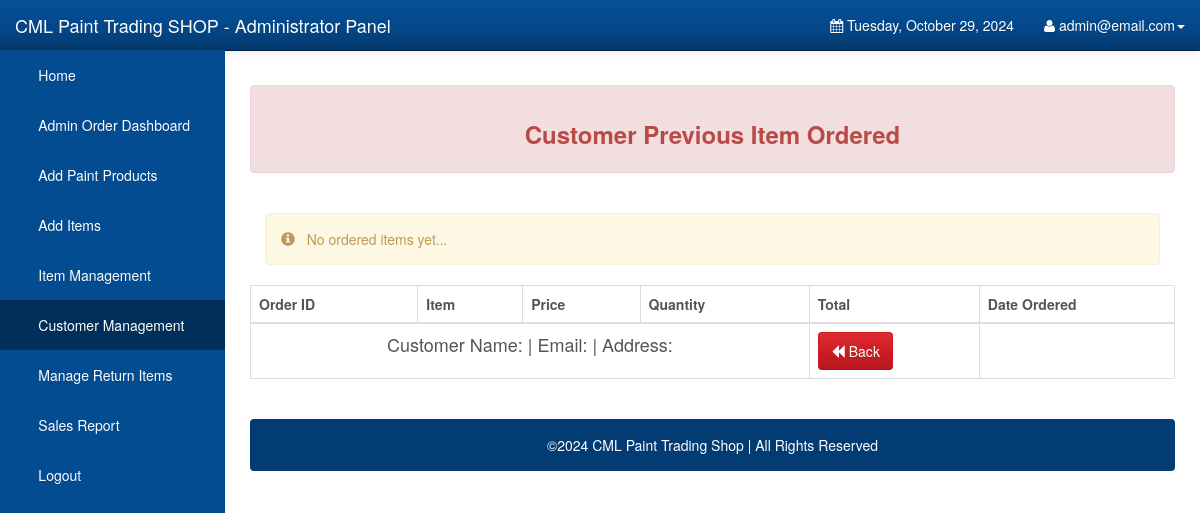
Before: /Admin/previous_orders.php?previous_id=40 (signed in) with the older database file.
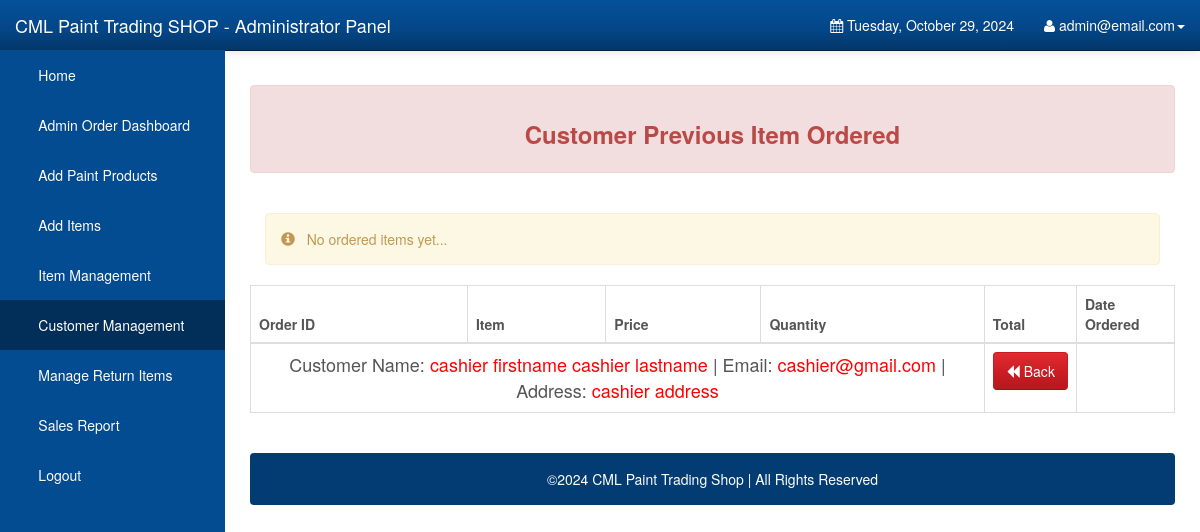
After: the same page with the newer database file.
### tables this page shows
CREATE TABLE `orderdetails` (
  `order_id` int(10) UNSIGNED NOT NULL,
  `user_id` int(11) NOT NULL DEFAULT 0,
  `order_name` varchar(1000) NOT NULL DEFAULT '',
  `order_price` double NOT NULL DEFAULT 0,
  `order_quantity` int(10) UNSIGNED NOT NULL DEFAULT 0,
  `order_total` double NOT NULL DEFAULT 0,
  `order_status` varchar(45) NOT NULL DEFAULT '',
  `order_date` date DEFAULT NULL,
  `order_pick_up` datetime(6) DEFAULT NULL,
  `order_pick_place` enum('Quezon City','Caloocan','Valenzuela','San Jose de Monte') DEFAULT NULL,
  `gl` enum('Gallon','Liter') DEFAULT NULL,
  `payment_id` int(11) DEFAULT NULL,
  `product_id` int(11) DEFAULT NULL
);

CREATE TABLE `users` (
  `user_id` int(11) NOT NULL,
  `user_email` varchar(1000) NOT NULL,
  `user_password` varchar(1000) NOT NULL,
  `user_firstname` varchar(1000) NOT NULL,
  `user_lastname` varchar(1000) NOT NULL,
  `user_address` varchar(1000) NOT NULL,
  `user_mobile` varchar(255) NOT NULL,
  `type` enum('Admin','Customer','Cashier') DEFAULT NULL
);

### Admin/previous_orders.php (the view, shortened to what the changed rows need)
<?php
require_once 'config.php';
if (isset($_GET['previous_id']) && !empty($_GET['previous_id'])) {
    $view_id = $_GET['previous_id'];
    $stmt_edit = $DB_con->prepare('SELECT users.*, orderdetails.* FROM users INNER JOIN orderdetails ON users.user_id = orderdetails.user_id WHERE orderdetails.payment_id = :previous_id');
    $stmt_edit->execute(array(':previous_id' => $view_id));
    $edit_row = $stmt_edit->fetch(PDO::FETCH_ASSOC);
    extract($edit_row);
    $_user_firstname = $edit_row['user_firstname'];
    $_user_lastname = $edit_row['user_lastname'];
    $_user_address = $edit_row['user_address'];
    $_user_email = $edit_row['user_email'];
} else {
    header("Location: customers.php");
    exit;
}
?>
<!DOCTYPE html>
<html lang="en">
<head>
    <link rel="stylesheet" type="text/css" href="bootstrap/css/bootstrap.min.css" />
    <link rel="stylesheet" type="text/css" href="font-awesome/css/font-awesome.min.css" />
    <link rel="stylesheet" type="text/css" href="css/local.css" />
</head>
<body>
<div id="wrapper">
                    <a href="#" class="dropdown-toggle" data-toggle="dropdown"><i class="fa fa-user"></i> <?php extract($_SESSION); echo $admin_username; ?><b class="caret"></b></a>
    <div id="page-wrapper">
        <br />
        <div class="table-responsive">
            <table class="display table table-bordered" id="example" cellspacing="0" width="100%">
                <thead>
                <tr>
                    <th>Order ID</th>
                    <th>Item</th>
                    <th>Price</th>
                    <th>Quantity</th>
                    <th>Total</th>
                    <th>Date Ordered</th>
                </tr>
                </thead>
                <tbody>
                    <?php
                echo "<tr>";
                echo "<td colspan='4' align='center' style='font-size:18px;'>"."Customer Name: <span style='color:red;'>{$_user_firstname} {$_user_lastname}</span> | Email: <span style='color:red;'>{$_user_email}</span> | Address: <span style='color:red;'>{$_user_address}</span>";
                echo "</td>";
                echo "</tr>";
                echo "</tbody>";
                echo "</table>";
                echo "</div>";
                echo "<br />";
                ?>
        </div>
    </div>
</body>
</html>

Changed rows visible on the page:
added orderdetails: user.user_firstname "cashier firstname", user.user_lastname "cashier lastname", user.user_email "cashier@gmail.com", user.user_address "cashier address"
